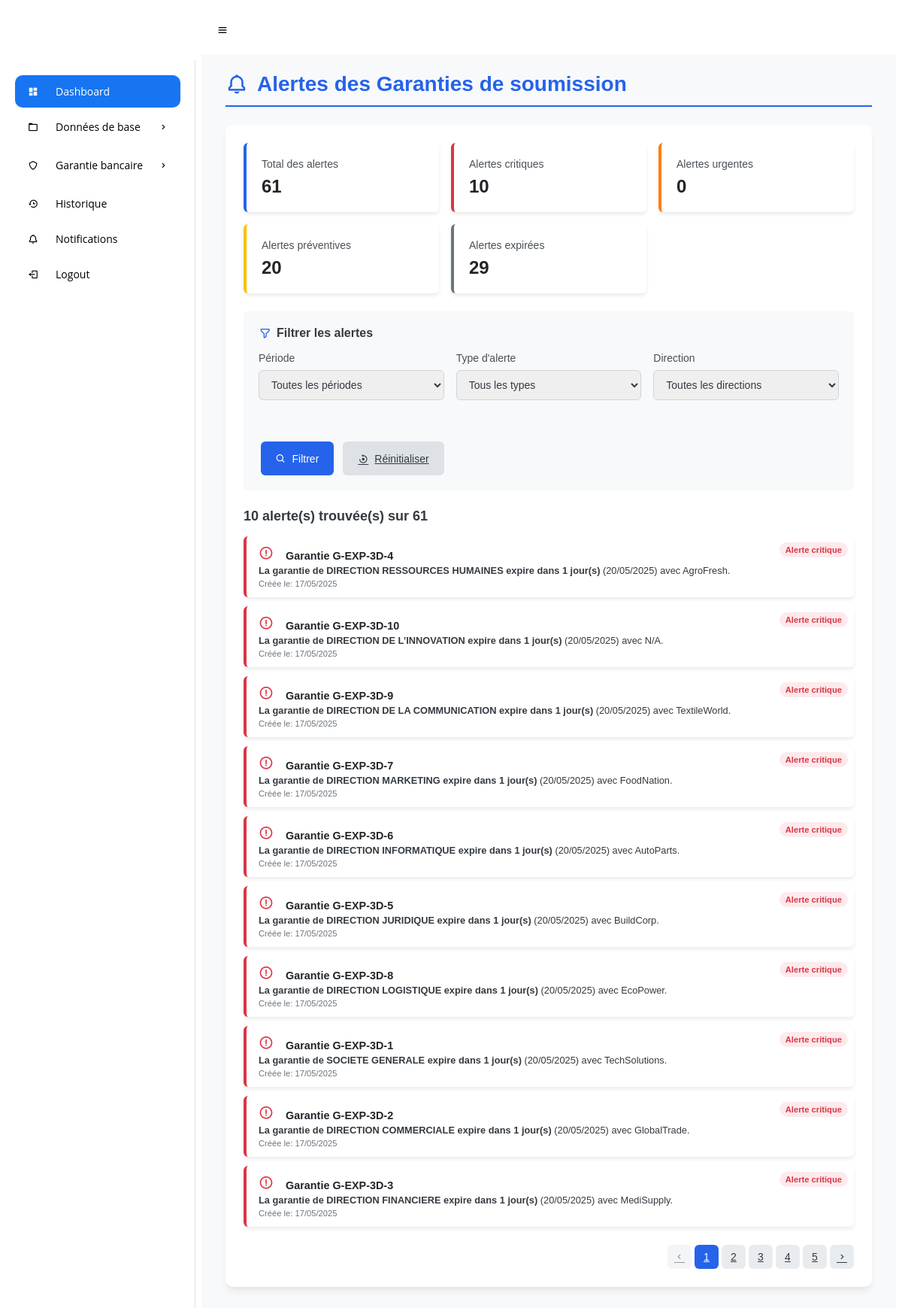
The page /Pages/Garantie/alertes_garanties.php (signed in) on the database its author committed.
### tables this page shows
CREATE TABLE IF NOT EXISTS `garantie` (
    `id` int NOT NULL AUTO_INCREMENT,
    `num_garantie` varchar(50) NOT NULL,
    `date_creation` date NOT NULL,
    `date_emission` date NOT NULL,
    `date_validite` date NOT NULL,
    `montant` decimal(15, 3) NOT NULL,
    `direction_id` int NOT NULL,
    `fournisseur_id` int NOT NULL,
    `monnaie_id` int NOT NULL,
    `agence_id` int NOT NULL,
    `appel_offre_id` int NOT NULL,
    PRIMARY KEY (`id`),
    UNIQUE KEY `num_garantie` (`num_garantie`),
    KEY `fk_agence_gar` (`agence_id`),
    KEY `fk_appel_gar` (`appel_offre_id`),
    KEY `fk_dir_gar` (`direction_id`),
    KEY `fk_fournisseur_gar` (`fournisseur_id`),
    KEY `fk_monnaie_gar` (`monnaie_id`)
);

CREATE TABLE IF NOT EXISTS `direction` (
    `id` int NOT NULL AUTO_INCREMENT,
    `code` varchar(50) NOT NULL,
    `libelle` varchar(50) NOT NULL,
    PRIMARY KEY (`id`),
    UNIQUE KEY `code` (`code`),
    UNIQUE KEY `libelle` (`libelle`)
);

CREATE TABLE IF NOT EXISTS `fournisseur` (
    `id` int NOT NULL AUTO_INCREMENT,
    `code_fournisseur` varchar(50) NOT NULL,
    `nom_fournisseur` varchar(50) NOT NULL,
    `raison_sociale` varchar(255) NOT NULL,
    `pays_id` int NOT NULL,
    PRIMARY KEY (`id`),
    UNIQUE KEY `code_fournisseur` (`code_fournisseur`),
    UNIQUE KEY `nom_fournisseur` (`nom_fournisseur`),
    KEY `fk_pays_fournisseur` (`pays_id`)
);

### Pages/Garantie/alertes_garanties.php (the view, shortened to what this page needs)
<?php
require_once("../Template/header.php");
require_once("../../db_connection/db_conn.php");
$periodeFiltre = isset($_GET['periode']) ? $_GET['periode'] : '';
$typeAlerte = isset($_GET['type_alerte']) ? $_GET['type_alerte'] : '';
$itemsPerPage = 10;
$page = isset($_GET['page']) ? (int)$_GET['page'] : 1;
$offset = ($page - 1) * $itemsPerPage;
$sql = "SELECT g.id, g.num_garantie, g.date_creation, g.date_emission, g.date_validite,
               d.libelle as structure, d.id as direction_id, f.nom_fournisseur,
               DATEDIFF(g.date_validite, CURDATE()) as jours_restants
        FROM garantie g
        LEFT JOIN liberation l ON g.id = l.garantie_id
        LEFT JOIN direction d ON g.direction_id = d.id
        LEFT JOIN fournisseur f ON g.fournisseur_id = f.id
        WHERE l.id IS NULL";
if (empty($periodeFiltre) && empty($typeAlerte)) {
    $sql .= " AND DATEDIFF(g.date_validite, CURDATE()) <= 30";
}
$countSql = str_replace("SELECT g.id, g.num_garantie, g.date_creation, g.date_emission, g.date_validite,
               d.libelle as structure, d.id as direction_id, f.nom_fournisseur,
               DATEDIFF(g.date_validite, CURDATE()) as jours_restants", "SELECT COUNT(*) as total", $sql);
$stmtCount = $pdo->prepare($countSql);
$stmtCount->execute();
$totalItems = $stmtCount->fetch(PDO::FETCH_ASSOC)['total'];
$totalPages = ceil($totalItems / $itemsPerPage);
if (!empty($typeAlerte)) {
    switch ($typeAlerte) {
        case 'expired':
            $sql .= " ORDER BY DATEDIFF(g.date_validite, CURDATE()) DESC";
            break;
        case 'critical':
        case 'urgent':
        case 'preventive':
            $sql .= " ORDER BY DATEDIFF(g.date_validite, CURDATE()) ASC";
            break;
        default:
            $sql .= " ORDER BY
                    CASE
                        WHEN DATEDIFF(g.date_validite, CURDATE()) = 1 THEN 1 -- Critique (1 jour)
                        WHEN DATEDIFF(g.date_validite, CURDATE()) BETWEEN 3 AND 5 THEN 2 -- Urgent (3-5 jours)
                        WHEN DATEDIFF(g.date_validite, CURDATE()) BETWEEN 8 AND 21 THEN 3 -- Préventif (8-21 jours)
                        WHEN DATEDIFF(g.date_validite, CURDATE()) < 0 THEN 4 -- Expirée
                        ELSE 5 -- Autres
                    END,
                    DATEDIFF(g.date_validite, CURDATE()) ASC";
    }
} else {
    $sql .= " ORDER BY
            CASE
                WHEN DATEDIFF(g.date_validite, CURDATE()) BETWEEN 0 AND 1 THEN 1 -- Critique (0-1 jour)
                WHEN DATEDIFF(g.date_validite, CURDATE()) BETWEEN 3 AND 5 THEN 2 -- Urgent (3-5 jours)
                WHEN DATEDIFF(g.date_validite, CURDATE()) BETWEEN 8 AND 21 THEN 3 -- Préventif (8-21 jours)
                WHEN DATEDIFF(g.date_validite, CURDATE()) < 0 THEN 4 -- Expirée
                ELSE 5 -- Autres
            END,
            DATEDIFF(g.date_validite, CURDATE()) ASC";
}
$sql .= " LIMIT :offset, :limit";
$stmt = $pdo->prepare($sql);
$stmt->bindParam(':offset', $offset, PDO::PARAM_INT);
$stmt->bindParam(':limit', $itemsPerPage, PDO::PARAM_INT);
$stmt->execute();
$garanties = $stmt->fetchAll(PDO::FETCH_ASSOC);
$stats = [
    'total' => $totalItems,
    'expired' => 0,
    'critical' => 0,
    'urgent' => 0,
    'preventive' => 0
];
$sqlCounts = "SELECT
    SUM(CASE WHEN DATEDIFF(g.date_validite, CURDATE()) < 0 THEN 1 ELSE 0 END) as expired,
    SUM(CASE WHEN DATEDIFF(g.date_validite, CURDATE()) BETWEEN 0 AND 1 THEN 1 ELSE 0 END) as critical,
    SUM(CASE WHEN DATEDIFF(g.date_validite, CURDATE()) BETWEEN 3 AND 5 THEN 1 ELSE 0 END) as urgent,
    SUM(CASE WHEN DATEDIFF(g.date_validite, CURDATE()) BETWEEN 8 AND 21 THEN 1 ELSE 0 END) as preventive
FROM garantie g
LEFT JOIN liberation l ON g.id = l.garantie_id
WHERE l.id IS NULL";
$stmtCounts = $pdo->prepare($sqlCounts);
$stmtCounts->execute();
$counts = $stmtCounts->fetch(PDO::FETCH_ASSOC);
$stats['expired'] = $counts['expired'] ?? 0;
$stats['critical'] = $counts['critical'] ?? 0;
$stats['urgent'] = $counts['urgent'] ?? 0;
$stats['preventive'] = $counts['preventive'] ?? 0;
?>
<!DOCTYPE html>
<html lang="fr">
<head>
    <link href='https://unpkg.com/boxicons@2.1.4/css/boxicons.min.css' rel='stylesheet'>
    <link rel="stylesheet" href="https://cdn.jsdelivr.net/npm/sweetalert2@11.7.12/dist/sweetalert2.min.css">
</head>
<body>
    <div class="alertes-garanties-container">
        <div class="main-container">
            <div class="title">
                <i class='bx bx-bell'></i>
                Alertes des Garanties de soumission
            </div>
            <div class="page">
                <div class="stats-container">
                    <div class="stat-card total">
                        <div class="stat-title">Total des alertes</div>
                        <div class="stat-value"><?= $stats['total'] ?? 0 ?></div>
                    </div>
                    <div class="stat-card critical">
                        <div class="stat-title">Alertes critiques</div>
                        <div class="stat-value"><?= $stats['critical'] ?? 0 ?></div>
                    </div>
                    <div class="stat-card urgent">
                        <div class="stat-title">Alertes urgentes</div>
                        <div class="stat-value"><?= $stats['urgent'] ?? 0 ?></div>
                    </div>
                    <div class="stat-card preventive">
                        <div class="stat-title">Alertes préventives</div>
                        <div class="stat-value"><?= $stats['preventive'] ?? 0 ?></div>
                    </div>
                    <div class="stat-card expired">
                        <div class="stat-title">Alertes expirées</div>
                        <div class="stat-value"><?= $stats['expired'] ?? 0 ?></div>
                    </div>
                </div>
                <div class="filter-section">
                    <div class="filter-title">
                        <i class='bx bx-filter-alt'></i>
                        Filtrer les alertes
                    </div>
                    <form action="" method="GET" class="filter-form">
                        <div class="form-group">
                            <label for="periode" class="form-label">Période</label>
                            <select id="periode" name="periode" class="form-control">
                                <option value="" <?= $periodeFiltre === '' ? 'selected' : '' ?>>Toutes les périodes</option>
                            </select>
                        </div>
                        <div class="form-group">
                            <label for="type_alerte" class="form-label">Type d'alerte</label>
                            <select id="type_alerte" name="type_alerte" class="form-control">
                                <option value="" <?= $typeAlerte === '' ? 'selected' : '' ?>>Tous les types</option>
                            </select>
                        </div>
                        <div class="form-group">
                            <label for="direction" class="form-label">Direction</label>
                            <select id="direction" name="direction" class="form-control">
                                <option value="">Toutes les directions</option>
                            </select>
                        </div>
                        <div class="filter-actions">
                            <button type="submit" class="btn btn-primary">
                                <i class='bx bx-search'></i>
                                Filtrer
                            </button>
                            <a href="alertes_garanties.php" class="btn btn-secondary">
                                <i class='bx bx-reset'></i>
                                Réinitialiser
                            </a>
                        </div>
                    </form>
                </div>
                <div class="notifications-container">
                    <div class="notifications-header">
                        <div class="notifications-title">
                            <?= count($garanties) ?> alerte(s) trouvée(s) sur <?= $totalItems ?>
                        </div>
                    </div>
                    <?php if (empty($garanties)): ?>
                    <div class="empty-state">
                        <div class="empty-icon">
                            <i class='bx bx-bell-off'></i>
                        </div>
                        <div class="empty-title">Aucune alerte trouvée</div>
                        <div class="empty-description">
                            Aucune garantie n'arrive à échéance prochainement ou ne correspond à vos critères de recherche.
                        </div>
                    </div>
                    <?php else: ?>
                        <?php foreach ($garanties as $garantie): ?>
                            <?php
                            $joursRestants = $garantie['jours_restants'];
                            $alerteClass = '';
                            $alerteIcon = '';
                            $alerteTitle = '';
                            if ($joursRestants < 0) {
                                $alerteClass = 'expired';
                                $alerteIcon = 'bx-time-five';
                                $alerteTitle = 'Expirée';
                            } elseif ($joursRestants <= 1) {
                                $alerteClass = 'critical';
                                $alerteIcon = 'bx-error-circle';
                                $alerteTitle = 'Alerte critique';
                            } elseif ($joursRestants >= 3 && $joursRestants <= 5) {
                                $alerteClass = 'urgent';
                                $alerteIcon = 'bx-alarm-exclamation';
                                $alerteTitle = 'Alerte urgente';
                            } elseif ($joursRestants >= 8 && $joursRestants <= 21) {
                                $alerteClass = 'preventive';
                                $alerteIcon = 'bx-bell';
                                $alerteTitle = 'Alerte préventive';
                            } else {
                                $alerteClass = 'preventive';
                                $alerteIcon = 'bx-bell';
                                $alerteTitle = 'Information';
                            }
                            $dateValidite = new DateTime($garantie['date_validite']);
                            $dateValiditeFormatted = $dateValidite->format('d/m/Y');
                            ?>
                            <div class="notification-item <?= $alerteClass ?>">
                                <div class="notification-badge <?= $alerteClass ?>">
                                    <?= $alerteTitle ?>
                                </div>
                                <div class="notification-content">
                                    <div class="notification-title">
                                        <i class='bx <?= $alerteIcon ?> notification-icon <?= $alerteClass ?>'></i>
                                        Garantie <?= htmlspecialchars($garantie['num_garantie']) ?>
                                    </div>
                                    <div class="notification-text">
                                        <?php if ($joursRestants < 0): ?>
                                            <strong>La garantie de <?= htmlspecialchars($garantie['structure'] ?? 'N/A') ?> a expiré</strong> depuis <?= abs($joursRestants) ?> jour(s) avec <?= htmlspecialchars($garantie['nom_fournisseur'] ?? 'N/A') ?>.
                                        <?php else: ?>
                                            <strong>La garantie de <?= htmlspecialchars($garantie['structure'] ?? 'N/A') ?> expire dans <?= $joursRestants ?> jour(s)</strong> (<?= $dateValiditeFormatted ?>) avec <?= htmlspecialchars($garantie['nom_fournisseur'] ?? 'N/A') ?>.
                                        <?php endif; ?>
                                    </div>
                                    <div class="notification-meta">
                                        <div>Créée le: <?= date('d/m/Y', strtotime($garantie['date_creation'])) ?></div>
                                    </div>
                                </div>
                            </div>
                        <?php endforeach; ?>
                    <?php endif; ?>
                    <?php if ($totalPages > 1): ?>
                    <div class="pagination">
                        <?php
                        $queryParams = $_GET;
                        unset($queryParams['page']);
                        $queryString = http_build_query($queryParams);
                        $queryString = $queryString ? '&' . $queryString : '';
                        ?>
                        <a href="<?= $page > 1 ? '?page=' . ($page - 1) . $queryString : '#' ?>"
                           class="pagination-item <?= $page <= 1 ? 'disabled' : '' ?>">
                            <i class='bx bx-chevron-left'></i>
                        </a>
                        <?php
                        $startPage = max(1, $page - 2);
                        $endPage = min($totalPages, $startPage + 4);
                        for ($i = $startPage; $i <= $endPage; $i++):
                        ?>
                            <a href="?page=<?= $i . $queryString ?>"
                               class="pagination-item <?= $i == $page ? 'active' : '' ?>">
                                <?= $i ?>
                            </a>
                        <?php endfor; ?>
                        <a href="<?= $page < $totalPages ? '?page=' . ($page + 1) . $queryString : '#' ?>"
                           class="pagination-item <?= $page >= $totalPages ? 'disabled' : '' ?>">
                            <i class='bx bx-chevron-right'></i>
                        </a>
                    </div>
                    <?php endif; ?>
                </div>
            </div>
        </div>
    </div>
</body>
</html>
<?php require_once("../Template/footer.php"); ?>

### rows shown on the page
garantie: alerteTitle "Alerte critique", num_garantie "G-EXP-3D-4", direction.libelle "DIRECTION RESSOURCES HUMAINES", joursRestants "1", date_validite "20/05/2025", fournisseur.nom_fournisseur "AgroFresh", date_creation "17/05/2025"
garantie: alerteTitle "Alerte critique", num_garantie "G-EXP-3D-10", direction.libelle "DIRECTION DE L’INNOVATION", joursRestants "1", date_validite "20/05/2025", nom_fournisseur "N/A", date_creation "17/05/2025"
garantie: alerteTitle "Alerte critique", num_garantie "G-EXP-3D-9", direction.libelle "DIRECTION DE LA COMMUNICATION", joursRestants "1", date_validite "20/05/2025", fournisseur.nom_fournisseur "TextileWorld", date_creation "17/05/2025"
garantie: alerteTitle "Alerte critique", num_garantie "G-EXP-3D-7", direction.libelle "DIRECTION MARKETING", joursRestants "1", date_validite "20/05/2025", fournisseur.nom_fournisseur "FoodNation", date_creation "17/05/2025"
garantie: alerteTitle "Alerte critique", num_garantie "G-EXP-3D-6", direction.libelle "DIRECTION INFORMATIQUE", joursRestants "1", date_validite "20/05/2025", fournisseur.nom_fournisseur "AutoParts", date_creation "17/05/2025"
garantie: alerteTitle "Alerte critique", num_garantie "G-EXP-3D-5", direction.libelle "DIRECTION JURIDIQUE", joursRestants "1", date_validite "20/05/2025", fournisseur.nom_fournisseur "BuildCorp", date_creation "17/05/2025"
garantie: alerteTitle "Alerte critique", num_garantie "G-EXP-3D-8", direction.libelle "DIRECTION LOGISTIQUE", joursRestants "1", date_validite "20/05/2025", fournisseur.nom_fournisseur "EcoPower", date_creation "17/05/2025"
garantie: alerteTitle "Alerte critique", num_garantie "G-EXP-3D-1", direction.libelle "SOCIETE GENERALE", joursRestants "1", date_validite "20/05/2025", fournisseur.nom_fournisseur "TechSolutions", date_creation "17/05/2025"
garantie: alerteTitle "Alerte critique", num_garantie "G-EXP-3D-2", direction.libelle "DIRECTION COMMERCIALE", joursRestants "1", date_validite "20/05/2025", fournisseur.nom_fournisseur "GlobalTrade", date_creation "17/05/2025"
garantie: alerteTitle "Alerte critique", num_garantie "G-EXP-3D-3", direction.libelle "DIRECTION FINANCIERE", joursRestants "1", date_validite "20/05/2025", fournisseur.nom_fournisseur "MediSupply", date_creation "17/05/2025"

### other values the page prints
$stats['total'] "61"
$stats['critical'] "10"
$stats['urgent'] "0"
$stats['preventive'] "20"
$stats['expired'] "29"
count($garanties) "10"
$totalItems "61"
